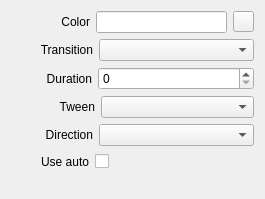
<?xml version="1.0" encoding="UTF-8"?>
<ui version="4.0">
 <class>InspectorSolidColorWidget</class>
 <widget class="QWidget" name="InspectorSolidColorWidget">
  <property name="geometry">
   <rect>
    <x>0</x>
    <y>0</y>
    <width>265</width>
    <height>199</height>
   </rect>
  </property>
  <property name="sizePolicy">
   <sizepolicy hsizetype="Expanding" vsizetype="Preferred">
    <horstretch>0</horstretch>
    <verstretch>0</verstretch>
   </sizepolicy>
  </property>
  <layout class="QVBoxLayout" name="verticalLayout">
   <item>
    <layout class="QHBoxLayout" name="horizontalLayoutColor">
     <item>
      <spacer name="horizontalSpacerColor">
       <property name="orientation">
        <enum>Qt::Horizontal</enum>
       </property>
       <property name="sizeType">
        <enum>QSizePolicy::Fixed</enum>
       </property>
       <property name="sizeHint" stdset="0">
        <size>
         <width>50</width>
         <height>20</height>
        </size>
       </property>
      </spacer>
     </item>
     <item>
      <widget class="QLabel" name="labelColor">
       <property name="text">
        <string>Color</string>
       </property>
       <property name="alignment">
        <set>Qt::AlignRight|Qt::AlignTrailing|Qt::AlignVCenter</set>
       </property>
      </widget>
     </item>
     <item>
      <widget class="QLineEdit" name="lineEditColor"/>
     </item>
     <item>
      <widget class="QToolButton" name="toolButtonColor">
       <property name="minimumSize">
        <size>
         <width>21</width>
         <height>21</height>
        </size>
       </property>
       <property name="maximumSize">
        <size>
         <width>21</width>
         <height>21</height>
        </size>
       </property>
      </widget>
     </item>
    </layout>
   </item>
   <item>
    <layout class="QHBoxLayout" name="horizontalLayoutTransition">
     <item>
      <spacer name="horizontalSpacerTransition">
       <property name="orientation">
        <enum>Qt::Horizontal</enum>
       </property>
       <property name="sizeType">
        <enum>QSizePolicy::Fixed</enum>
       </property>
       <property name="sizeHint" stdset="0">
        <size>
         <width>29</width>
         <height>20</height>
        </size>
       </property>
      </spacer>
     </item>
     <item>
      <widget class="QLabel" name="labelTransition">
       <property name="text">
        <string>Transition</string>
       </property>
       <property name="alignment">
        <set>Qt::AlignRight|Qt::AlignTrailing|Qt::AlignVCenter</set>
       </property>
      </widget>
     </item>
     <item>
      <widget class="QComboBox" name="comboBoxTransition">
       <property name="sizePolicy">
        <sizepolicy hsizetype="Expanding" vsizetype="Fixed">
         <horstretch>0</horstretch>
         <verstretch>0</verstretch>
        </sizepolicy>
       </property>
      </widget>
     </item>
    </layout>
   </item>
   <item>
    <layout class="QHBoxLayout" name="horizontalLayoutDuration">
     <item>
      <spacer name="horizontalSpacerDuration">
       <property name="orientation">
        <enum>Qt::Horizontal</enum>
       </property>
       <property name="sizeType">
        <enum>QSizePolicy::Fixed</enum>
       </property>
       <property name="sizeHint" stdset="0">
        <size>
         <width>35</width>
         <height>20</height>
        </size>
       </property>
      </spacer>
     </item>
     <item>
      <widget class="QLabel" name="labelDuration">
       <property name="text">
        <string>Duration</string>
       </property>
       <property name="alignment">
        <set>Qt::AlignRight|Qt::AlignTrailing|Qt::AlignVCenter</set>
       </property>
      </widget>
     </item>
     <item>
      <widget class="QSpinBox" name="spinBoxDuration">
       <property name="sizePolicy">
        <sizepolicy hsizetype="Expanding" vsizetype="Fixed">
         <horstretch>0</horstretch>
         <verstretch>0</verstretch>
        </sizepolicy>
       </property>
       <property name="maximum">
        <number>999</number>
       </property>
      </widget>
     </item>
    </layout>
   </item>
   <item>
    <layout class="QHBoxLayout" name="horizontalLayoutTween">
     <item>
      <spacer name="horizontalSpacerTween">
       <property name="orientation">
        <enum>Qt::Horizontal</enum>
       </property>
       <property name="sizeType">
        <enum>QSizePolicy::Fixed</enum>
       </property>
       <property name="sizeHint" stdset="0">
        <size>
         <width>48</width>
         <height>20</height>
        </size>
       </property>
      </spacer>
     </item>
     <item>
      <widget class="QLabel" name="labelTween">
       <property name="text">
        <string>Tween</string>
       </property>
       <property name="alignment">
        <set>Qt::AlignRight|Qt::AlignTrailing|Qt::AlignVCenter</set>
       </property>
      </widget>
     </item>
     <item>
      <widget class="QComboBox" name="comboBoxTween">
       <property name="sizePolicy">
        <sizepolicy hsizetype="Expanding" vsizetype="Fixed">
         <horstretch>0</horstretch>
         <verstretch>0</verstretch>
        </sizepolicy>
       </property>
      </widget>
     </item>
    </layout>
   </item>
   <item>
    <layout class="QHBoxLayout" name="horizontalLayoutDirection">
     <item>
      <spacer name="horizontalSpacerDirection">
       <property name="orientation">
        <enum>Qt::Horizontal</enum>
       </property>
       <property name="sizeType">
        <enum>QSizePolicy::Fixed</enum>
       </property>
       <property name="sizeHint" stdset="0">
        <size>
         <width>34</width>
         <height>20</height>
        </size>
       </property>
      </spacer>
     </item>
     <item>
      <widget class="QLabel" name="labelDirection">
       <property name="text">
        <string>Direction</string>
       </property>
       <property name="alignment">
        <set>Qt::AlignRight|Qt::AlignTrailing|Qt::AlignVCenter</set>
       </property>
      </widget>
     </item>
     <item>
      <widget class="QComboBox" name="comboBoxDirection">
       <property name="sizePolicy">
        <sizepolicy hsizetype="Expanding" vsizetype="Fixed">
         <horstretch>0</horstretch>
         <verstretch>0</verstretch>
        </sizepolicy>
       </property>
      </widget>
     </item>
    </layout>
   </item>
   <item>
    <layout class="QHBoxLayout" name="horizontalLayoutUseAuto">
     <item>
      <spacer name="horizontalSpacerUseAuto1">
       <property name="orientation">
        <enum>Qt::Horizontal</enum>
       </property>
       <property name="sizeType">
        <enum>QSizePolicy::Fixed</enum>
       </property>
       <property name="sizeHint" stdset="0">
        <size>
         <width>30</width>
         <height>20</height>
        </size>
       </property>
      </spacer>
     </item>
     <item>
      <widget class="QLabel" name="labelUseAuto">
       <property name="text">
        <string>Use auto</string>
       </property>
       <property name="alignment">
        <set>Qt::AlignRight|Qt::AlignTrailing|Qt::AlignVCenter</set>
       </property>
      </widget>
     </item>
     <item>
      <widget class="QCheckBox" name="checkBoxUseAuto">
       <property name="layoutDirection">
        <enum>Qt::RightToLeft</enum>
       </property>
       <property name="text">
        <string/>
       </property>
      </widget>
     </item>
     <item>
      <spacer name="horizontalSpacerUseAuto2">
       <property name="orientation">
        <enum>Qt::Horizontal</enum>
       </property>
       <property name="sizeHint" stdset="0">
        <size>
         <width>40</width>
         <height>20</height>
        </size>
       </property>
      </spacer>
     </item>
    </layout>
   </item>
   <item>
    <spacer name="verticalSpacerColor">
     <property name="orientation">
      <enum>Qt::Vertical</enum>
     </property>
     <property name="sizeType">
      <enum>QSizePolicy::Fixed</enum>
     </property>
     <property name="sizeHint" stdset="0">
      <size>
       <width>20</width>
       <height>10</height>
      </size>
     </property>
    </spacer>
   </item>
  </layout>
 </widget>
 <resources/>
 <connections>
  <connection>
   <sender>spinBoxDuration</sender>
   <signal>valueChanged(int)</signal>
   <receiver>InspectorSolidColorWidget</receiver>
   <slot>durationChanged(int)</slot>
   <hints>
    <hint type="sourcelabel">
     <x>254</x>
     <y>86</y>
    </hint>
    <hint type="destinationlabel">
     <x>223</x>
     <y>46</y>
    </hint>
   </hints>
  </connection>
  <connection>
   <sender>comboBoxTransition</sender>
   <signal>currentIndexChanged(QString)</signal>
   <receiver>InspectorSolidColorWidget</receiver>
   <slot>transitionChanged(QString)</slot>
   <hints>
    <hint type="sourcelabel">
     <x>254</x>
     <y>58</y>
    </hint>
    <hint type="destinationlabel">
     <x>223</x>
     <y>15</y>
    </hint>
   </hints>
  </connection>
  <connection>
   <sender>comboBoxDirection</sender>
   <signal>currentIndexChanged(QString)</signal>
   <receiver>InspectorSolidColorWidget</receiver>
   <slot>directionChanged(QString)</slot>
   <hints>
    <hint type="sourcelabel">
     <x>222</x>
     <y>143</y>
    </hint>
    <hint type="destinationlabel">
     <x>0</x>
     <y>105</y>
    </hint>
   </hints>
  </connection>
  <connection>
   <sender>comboBoxTween</sender>
   <signal>currentIndexChanged(QString)</signal>
   <receiver>InspectorSolidColorWidget</receiver>
   <slot>tweenChanged(QString)</slot>
   <hints>
    <hint type="sourcelabel">
     <x>254</x>
     <y>115</y>
    </hint>
    <hint type="destinationlabel">
     <x>1</x>
     <y>141</y>
    </hint>
   </hints>
  </connection>
  <connection>
   <sender>labelTransition</sender>
   <signal>linkActivated(QString)</signal>
   <receiver>InspectorSolidColorWidget</receiver>
   <slot>resetTransition(QString)</slot>
   <hints>
    <hint type="sourcelabel">
     <x>90</x>
     <y>58</y>
    </hint>
    <hint type="destinationlabel">
     <x>0</x>
     <y>20</y>
    </hint>
   </hints>
  </connection>
  <connection>
   <sender>labelDuration</sender>
   <signal>linkActivated(QString)</signal>
   <receiver>InspectorSolidColorWidget</receiver>
   <slot>resetDuration(QString)</slot>
   <hints>
    <hint type="sourcelabel">
     <x>91</x>
     <y>87</y>
    </hint>
    <hint type="destinationlabel">
     <x>0</x>
     <y>48</y>
    </hint>
   </hints>
  </connection>
  <connection>
   <sender>labelTween</sender>
   <signal>linkActivated(QString)</signal>
   <receiver>InspectorSolidColorWidget</receiver>
   <slot>resetTween(QString)</slot>
   <hints>
    <hint type="sourcelabel">
     <x>94</x>
     <y>115</y>
    </hint>
    <hint type="destinationlabel">
     <x>0</x>
     <y>77</y>
    </hint>
   </hints>
  </connection>
  <connection>
   <sender>labelDirection</sender>
   <signal>linkActivated(QString)</signal>
   <receiver>InspectorSolidColorWidget</receiver>
   <slot>resetDirection(QString)</slot>
   <hints>
    <hint type="sourcelabel">
     <x>91</x>
     <y>143</y>
    </hint>
    <hint type="destinationlabel">
     <x>9</x>
     <y>89</y>
    </hint>
   </hints>
  </connection>
  <connection>
   <sender>labelUseAuto</sender>
   <signal>linkActivated(QString)</signal>
   <receiver>InspectorSolidColorWidget</receiver>
   <slot>resetUseAuto(QString)</slot>
   <hints>
    <hint type="sourcelabel">
     <x>88</x>
     <y>171</y>
    </hint>
    <hint type="destinationlabel">
     <x>73</x>
     <y>198</y>
    </hint>
   </hints>
  </connection>
  <connection>
   <sender>checkBoxUseAuto</sender>
   <signal>stateChanged(int)</signal>
   <receiver>InspectorSolidColorWidget</receiver>
   <slot>useAutoChanged(int)</slot>
   <hints>
    <hint type="sourcelabel">
     <x>107</x>
     <y>167</y>
    </hint>
    <hint type="destinationlabel">
     <x>146</x>
     <y>198</y>
    </hint>
   </hints>
  </connection>
  <connection>
   <sender>toolButtonColor</sender>
   <signal>clicked(bool)</signal>
   <receiver>InspectorSolidColorWidget</receiver>
   <slot>colorDialogClicked()</slot>
   <hints>
    <hint type="sourcelabel">
     <x>245</x>
     <y>24</y>
    </hint>
    <hint type="destinationlabel">
     <x>264</x>
     <y>20</y>
    </hint>
   </hints>
  </connection>
  <connection>
   <sender>lineEditColor</sender>
   <signal>textChanged(QString)</signal>
   <receiver>InspectorSolidColorWidget</receiver>
   <slot>colorChanged(QString)</slot>
   <hints>
    <hint type="sourcelabel">
     <x>146</x>
     <y>19</y>
    </hint>
    <hint type="destinationlabel">
     <x>1</x>
     <y>9</y>
    </hint>
   </hints>
  </connection>
  <connection>
   <sender>labelColor</sender>
   <signal>linkActivated(QString)</signal>
   <receiver>InspectorSolidColorWidget</receiver>
   <slot>resetColor(QString)</slot>
   <hints>
    <hint type="sourcelabel">
     <x>80</x>
     <y>24</y>
    </hint>
    <hint type="destinationlabel">
     <x>11</x>
     <y>-9</y>
    </hint>
   </hints>
  </connection>
 </connections>
 <slots>
  <slot>durationChanged(int)</slot>
  <slot>transitionChanged(QString)</slot>
  <slot>directionChanged(QString)</slot>
  <slot>tweenChanged(QString)</slot>
  <slot>resetTransition(QString)</slot>
  <slot>resetDuration(QString)</slot>
  <slot>resetTween(QString)</slot>
  <slot>resetDirection(QString)</slot>
  <slot>pauseOnLoadChanged(int)</slot>
  <slot>resetPauseOnLoad(QString)</slot>
  <slot>resetUseAuto(QString)</slot>
  <slot>useAutoChanged(int)</slot>
  <slot>colorDialogClicked()</slot>
  <slot>colorChanged(QString)</slot>
  <slot>resetColor(QString)</slot>
 </slots>
</ui>
